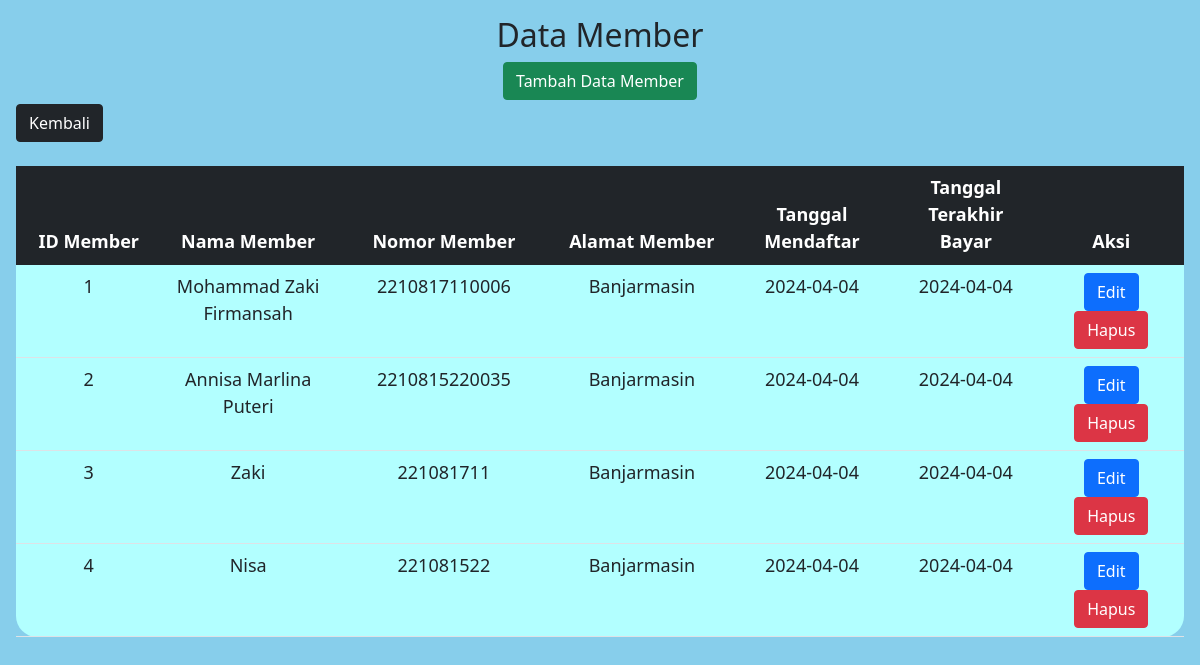
The page /member.php on the database its author committed.
### tables this page shows
CREATE TABLE `member` (
  `id_member` int(11) NOT NULL,
  `nama_member` varchar(250) NOT NULL,
  `nomor_member` varchar(15) NOT NULL,
  `alamat` text NOT NULL,
  `tgl_mendaftar` date NOT NULL,
  `tgl_terakhir_bayar` date NOT NULL
);

### Model.php (the view, shortened to what this page needs)
<!DOCTYPE html>
<html lang="en">
<head>
    <link href="https://cdn.jsdelivr.net/npm/bootstrap@5.1.3/dist/css/bootstrap.min.css" rel="stylesheet"
>
</head>
<body>
</body>
</html>
<?php
function readData($nama_tabel)
{
    require "Koneksi.php";
    $stmt = $conn->prepare("SELECT * FROM $nama_tabel");
    $stmt->execute();
    $result = $stmt->fetchAll();
    if (!empty($result)) {
        if ($nama_tabel == "member") {
            foreach ($result as $hasil) {
                echo "<tr>";
                echo "<td  class='text-center'>" . $hasil['id_member'] . "</td>";
                echo "<td>" . $hasil['nama_member'] . "</td>";
                echo "<td>" . $hasil['nomor_member'] . "</td>";
                echo "<td>" . $hasil['alamat'] . "</td>";
                echo "<td>" . $hasil["tgl_mendaftar"] . "</td>";
                echo "<td>" . $hasil["tgl_terakhir_bayar"] . "</td>";
                echo "<td>";
                echo "<a class='btn btn-primary' href='FormMember.php?id_member=" . $hasil['id_member'] . "'>Edit</a>";
                echo "<a class='btn btn-danger' href='Member.php?id_member=" . $hasil['id_member'] . "' onclick=\"return confirm('Yakin Ingin Dihapus?')\">Hapus</a>";
                echo "</td>";
                echo "</tr>";
            }
        }
    }
}

### member.php (style rules this page uses)
table, tr, td { border-collapse: collapse; border-radius: 21px; padding: 40px 60px; font-size: 18px; }
td { width: 100px; height: 10px; text-align: center; }

### rows shown on the page
member: id_member "1", nama_member "Mohammad Zaki Firmansah", nomor_member "2210817110006", alamat "Banjarmasin", tgl_mendaftar "2024-04-04", tgl_terakhir_bayar "2024-04-04"
member: id_member "2", nama_member "Annisa Marlina Puteri", nomor_member "2210815220035", alamat "Banjarmasin", tgl_mendaftar "2024-04-04", tgl_terakhir_bayar "2024-04-04"
member: id_member "3", nama_member "Zaki", nomor_member "221081711", alamat "Banjarmasin", tgl_mendaftar "2024-04-04", tgl_terakhir_bayar "2024-04-04"
member: id_member "4", nama_member "Nisa", nomor_member "221081522", alamat "Banjarmasin", tgl_mendaftar "2024-04-04", tgl_terakhir_bayar "2024-04-04"
